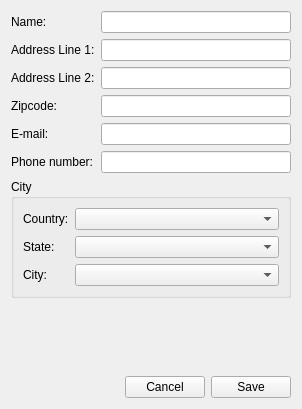
<?xml version="1.0" encoding="UTF-8"?>
<ui version="4.0">
 <class>Form</class>
 <widget class="QWidget" name="Form">
  <property name="geometry">
   <rect>
    <x>0</x>
    <y>0</y>
    <width>302</width>
    <height>409</height>
   </rect>
  </property>
  <property name="windowTitle">
   <string>Customer</string>
  </property>
  <layout class="QVBoxLayout" name="verticalLayout">
   <item>
    <layout class="QFormLayout" name="formLayout">
     <item row="0" column="0">
      <widget class="QLabel" name="label">
       <property name="text">
        <string>Name:</string>
       </property>
      </widget>
     </item>
     <item row="0" column="1">
      <widget class="QLineEdit" name="nameLineEdit"/>
     </item>
     <item row="1" column="0">
      <widget class="QLabel" name="label_2">
       <property name="text">
        <string>Address Line 1:</string>
       </property>
      </widget>
     </item>
     <item row="1" column="1">
      <widget class="QLineEdit" name="addressLine1LineEdit"/>
     </item>
     <item row="2" column="0">
      <widget class="QLabel" name="label_3">
       <property name="text">
        <string>Address Line 2:</string>
       </property>
      </widget>
     </item>
     <item row="2" column="1">
      <widget class="QLineEdit" name="addressLine2LineEdit"/>
     </item>
     <item row="3" column="0">
      <widget class="QLabel" name="label_4">
       <property name="text">
        <string>Zipcode:</string>
       </property>
      </widget>
     </item>
     <item row="3" column="1">
      <widget class="QLineEdit" name="zipcodeLineEdit"/>
     </item>
     <item row="4" column="0">
      <widget class="QLabel" name="label_5">
       <property name="text">
        <string>E-mail:</string>
       </property>
      </widget>
     </item>
     <item row="4" column="1">
      <widget class="QLineEdit" name="emailLineEdit"/>
     </item>
     <item row="5" column="0">
      <widget class="QLabel" name="label_6">
       <property name="text">
        <string>Phone number:</string>
       </property>
      </widget>
     </item>
     <item row="5" column="1">
      <widget class="QLineEdit" name="phoneNumberLineEdit"/>
     </item>
     <item row="6" column="0" colspan="2">
      <widget class="QGroupBox" name="groupBox">
       <property name="title">
        <string>City</string>
       </property>
       <property name="checkable">
        <bool>false</bool>
       </property>
       <layout class="QFormLayout" name="formLayout_2">
        <item row="0" column="0">
         <widget class="QLabel" name="label_7">
          <property name="text">
           <string>Country:</string>
          </property>
         </widget>
        </item>
        <item row="0" column="1">
         <widget class="QComboBox" name="countryComboBox"/>
        </item>
        <item row="1" column="0">
         <widget class="QLabel" name="label_8">
          <property name="text">
           <string>State:</string>
          </property>
         </widget>
        </item>
        <item row="1" column="1">
         <widget class="QComboBox" name="stateComboBox"/>
        </item>
        <item row="2" column="0">
         <widget class="QLabel" name="label_9">
          <property name="text">
           <string>City:</string>
          </property>
         </widget>
        </item>
        <item row="2" column="1">
         <widget class="QComboBox" name="cityComboBox"/>
        </item>
       </layout>
      </widget>
     </item>
    </layout>
   </item>
   <item>
    <spacer name="verticalSpacer">
     <property name="orientation">
      <enum>Qt::Vertical</enum>
     </property>
     <property name="sizeHint" stdset="0">
      <size>
       <width>20</width>
       <height>40</height>
      </size>
     </property>
    </spacer>
   </item>
   <item>
    <layout class="QHBoxLayout" name="horizontalLayout">
     <item>
      <spacer name="horizontalSpacer">
       <property name="orientation">
        <enum>Qt::Horizontal</enum>
       </property>
       <property name="sizeHint" stdset="0">
        <size>
         <width>40</width>
         <height>20</height>
        </size>
       </property>
      </spacer>
     </item>
     <item>
      <widget class="QPushButton" name="cancelBtn">
       <property name="text">
        <string>Cancel</string>
       </property>
      </widget>
     </item>
     <item>
      <widget class="QPushButton" name="saveBtn">
       <property name="text">
        <string>Save</string>
       </property>
      </widget>
     </item>
    </layout>
   </item>
  </layout>
 </widget>
 <resources/>
 <connections>
  <connection>
   <sender>countryComboBox</sender>
   <signal>currentIndexChanged(int)</signal>
   <receiver>Form</receiver>
   <slot>setStateModel()</slot>
   <hints>
    <hint type="sourcelabel">
     <x>252</x>
     <y>241</y>
    </hint>
    <hint type="destinationlabel">
     <x>293</x>
     <y>260</y>
    </hint>
   </hints>
  </connection>
  <connection>
   <sender>stateComboBox</sender>
   <signal>currentIndexChanged(int)</signal>
   <receiver>Form</receiver>
   <slot>setCityModel()</slot>
   <hints>
    <hint type="sourcelabel">
     <x>266</x>
     <y>272</y>
    </hint>
    <hint type="destinationlabel">
     <x>295</x>
     <y>295</y>
    </hint>
   </hints>
  </connection>
  <connection>
   <sender>nameLineEdit</sender>
   <signal>returnPressed()</signal>
   <receiver>addressLine1LineEdit</receiver>
   <slot>setFocus()</slot>
   <hints>
    <hint type="sourcelabel">
     <x>138</x>
     <y>25</y>
    </hint>
    <hint type="destinationlabel">
     <x>137</x>
     <y>57</y>
    </hint>
   </hints>
  </connection>
  <connection>
   <sender>addressLine1LineEdit</sender>
   <signal>returnPressed()</signal>
   <receiver>addressLine2LineEdit</receiver>
   <slot>setFocus()</slot>
   <hints>
    <hint type="sourcelabel">
     <x>210</x>
     <y>56</y>
    </hint>
    <hint type="destinationlabel">
     <x>216</x>
     <y>78</y>
    </hint>
   </hints>
  </connection>
  <connection>
   <sender>addressLine2LineEdit</sender>
   <signal>returnPressed()</signal>
   <receiver>zipcodeLineEdit</receiver>
   <slot>setFocus()</slot>
   <hints>
    <hint type="sourcelabel">
     <x>198</x>
     <y>82</y>
    </hint>
    <hint type="destinationlabel">
     <x>198</x>
     <y>118</y>
    </hint>
   </hints>
  </connection>
  <connection>
   <sender>zipcodeLineEdit</sender>
   <signal>returnPressed()</signal>
   <receiver>emailLineEdit</receiver>
   <slot>setFocus()</slot>
   <hints>
    <hint type="sourcelabel">
     <x>184</x>
     <y>121</y>
    </hint>
    <hint type="destinationlabel">
     <x>182</x>
     <y>143</y>
    </hint>
   </hints>
  </connection>
  <connection>
   <sender>emailLineEdit</sender>
   <signal>returnPressed()</signal>
   <receiver>phoneNumberLineEdit</receiver>
   <slot>setFocus()</slot>
   <hints>
    <hint type="sourcelabel">
     <x>146</x>
     <y>139</y>
    </hint>
    <hint type="destinationlabel">
     <x>151</x>
     <y>177</y>
    </hint>
   </hints>
  </connection>
  <connection>
   <sender>phoneNumberLineEdit</sender>
   <signal>returnPressed()</signal>
   <receiver>countryComboBox</receiver>
   <slot>setFocus()</slot>
   <hints>
    <hint type="sourcelabel">
     <x>153</x>
     <y>183</y>
    </hint>
    <hint type="destinationlabel">
     <x>149</x>
     <y>246</y>
    </hint>
   </hints>
  </connection>
  <connection>
   <sender>saveBtn</sender>
   <signal>clicked()</signal>
   <receiver>Form</receiver>
   <slot>save()</slot>
   <hints>
    <hint type="sourcelabel">
     <x>260</x>
     <y>380</y>
    </hint>
    <hint type="destinationlabel">
     <x>293</x>
     <y>352</y>
    </hint>
   </hints>
  </connection>
  <connection>
   <sender>cancelBtn</sender>
   <signal>clicked()</signal>
   <receiver>Form</receiver>
   <slot>close()</slot>
   <hints>
    <hint type="sourcelabel">
     <x>137</x>
     <y>384</y>
    </hint>
    <hint type="destinationlabel">
     <x>89</x>
     <y>367</y>
    </hint>
   </hints>
  </connection>
 </connections>
 <slots>
  <slot>setStateModel()</slot>
  <slot>setCityModel()</slot>
  <slot>save()</slot>
 </slots>
</ui>
